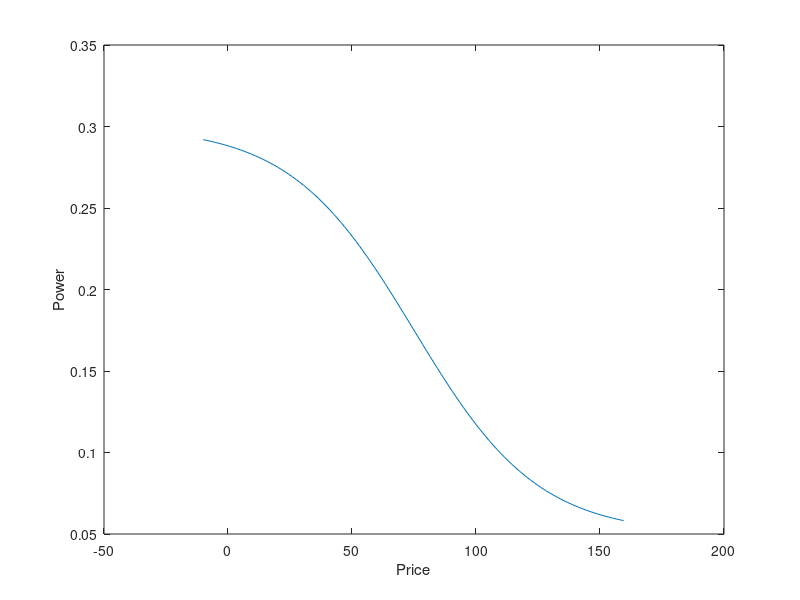
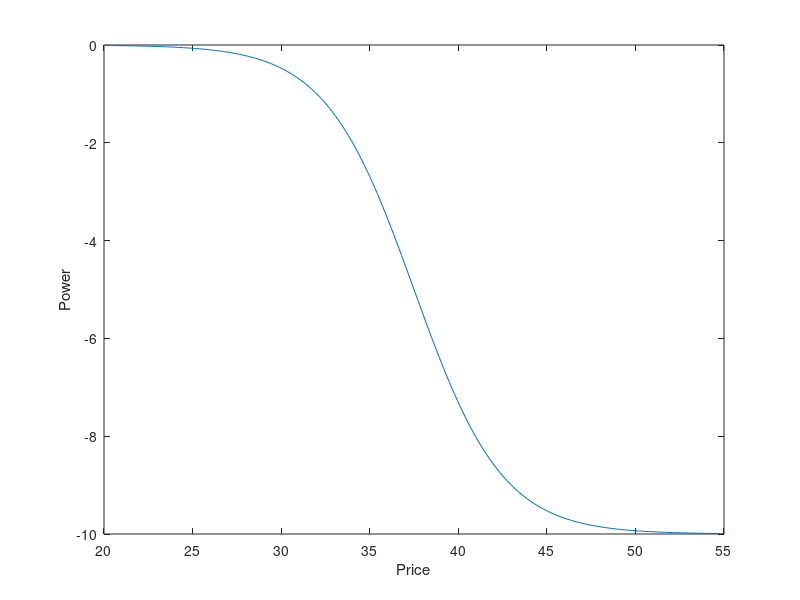
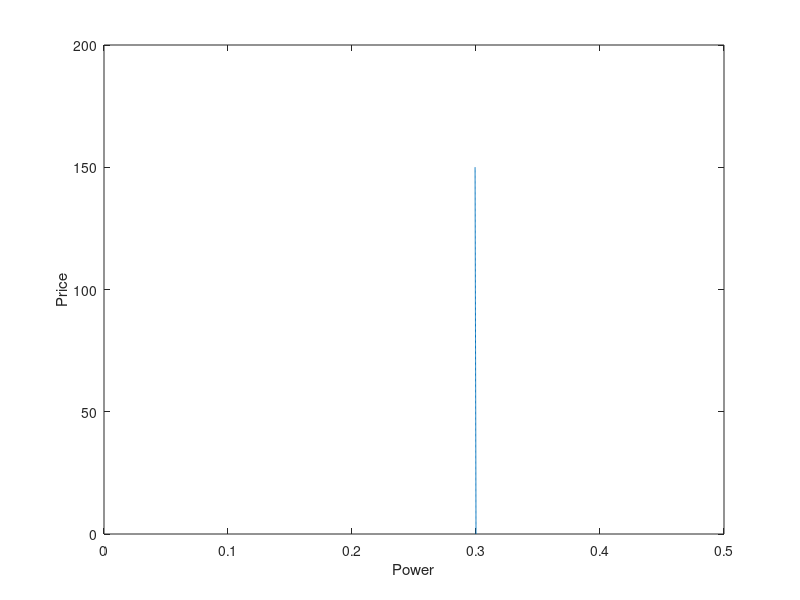

Reproduce these figures in MATLAB, in order.
%Cost-curves for consumers

Pmin=0.05;
Pmax=0.3;
PrMin=0;
PrMax=150;

scalepr=@(pr) ((pr-PrMin)/(PrMax-PrMin)-0.5)*6;
powfun=@(pr) (Pmax-Pmin)*1/(1+exp(scalepr(pr)))+Pmin;

Pr=PrMin-10:(PrMax-PrMin)/100:PrMax+10;
P=zeros(length(Pr),1);

for i=1:length(Pr)
    P(i)=powfun(Pr(i));
end

figure;
plot(Pr,P);
xlabel('Price');
ylabel('Power');


%Parameters for a generator, where negative power is supply
Pmin=-10;
Pmax=0;
PrMin=30;
PrMax=45;

scalepr=@(pr) ((pr-PrMin)/(PrMax-PrMin)-0.5)*6;
powfun=@(pr) (Pmax-Pmin)*1/(1+exp(scalepr(pr)))+Pmin;

Pr=PrMin-10:(PrMax-PrMin)/100:PrMax+10;
P=zeros(length(Pr),1);

for i=1:length(Pr)
    P(i)=powfun(Pr(i));
end

figure;
plot(Pr,P);
xlabel('Price');
ylabel('Power');



%Cost-curves for fixed consumers

Pmin=0.29;
Pmax=0.31;
PrMin=-3000;
PrMax=3000;

scalepr=@(pr) ((pr-PrMin)/(PrMax-PrMin)-0.5)*6;
powfun=@(pr) (Pmax-Pmin)*1/(1+exp(scalepr(pr)))+Pmin;

Pr=0:0.5:150;
P=zeros(length(Pr),1);

for i=1:length(Pr)
    P(i)=powfun(Pr(i));
end

figure;
plot(P,Pr);
xlabel('Power');
ylabel('Price');
xlim([0 0.5]);